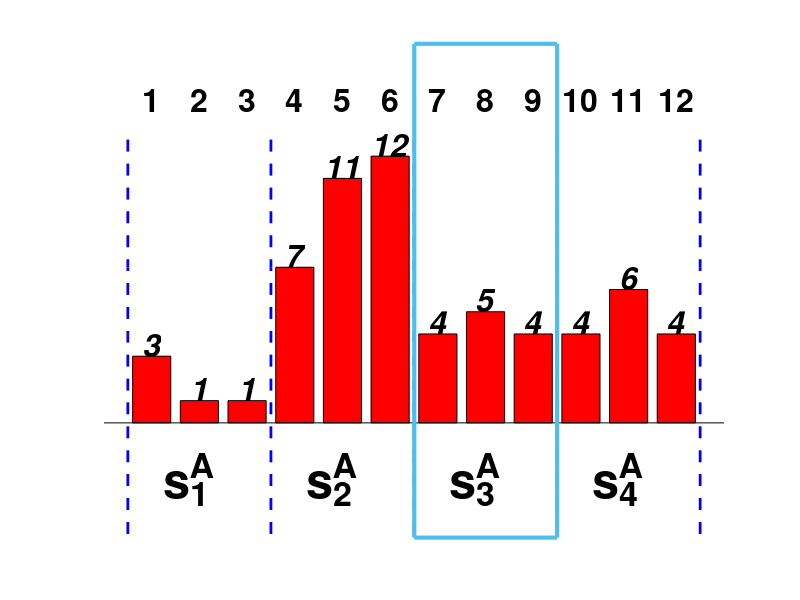
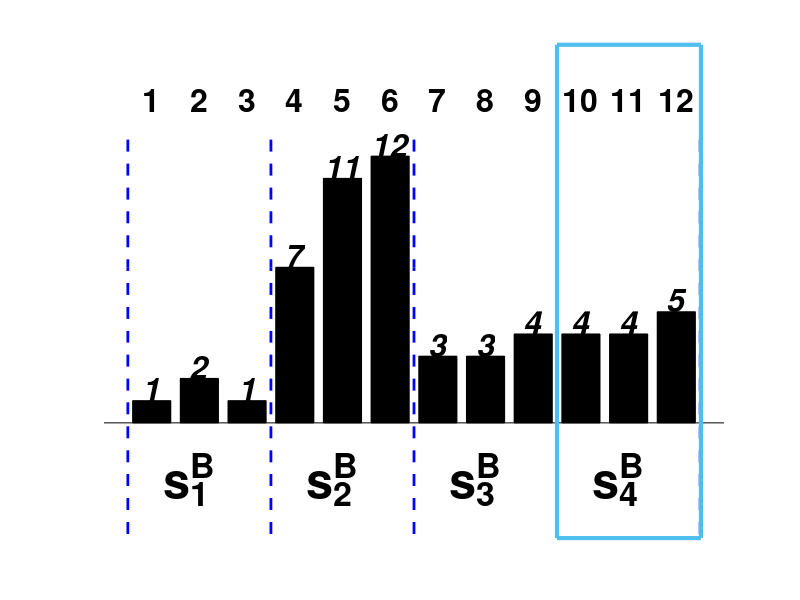
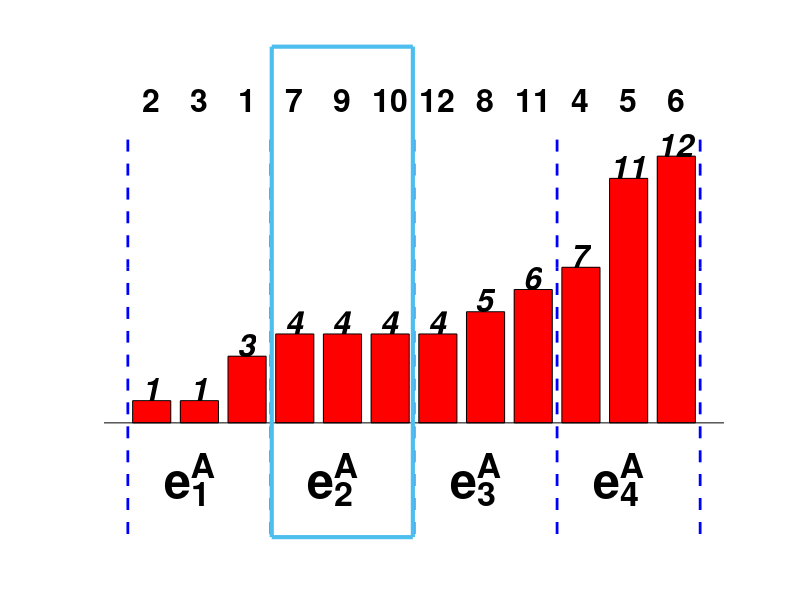
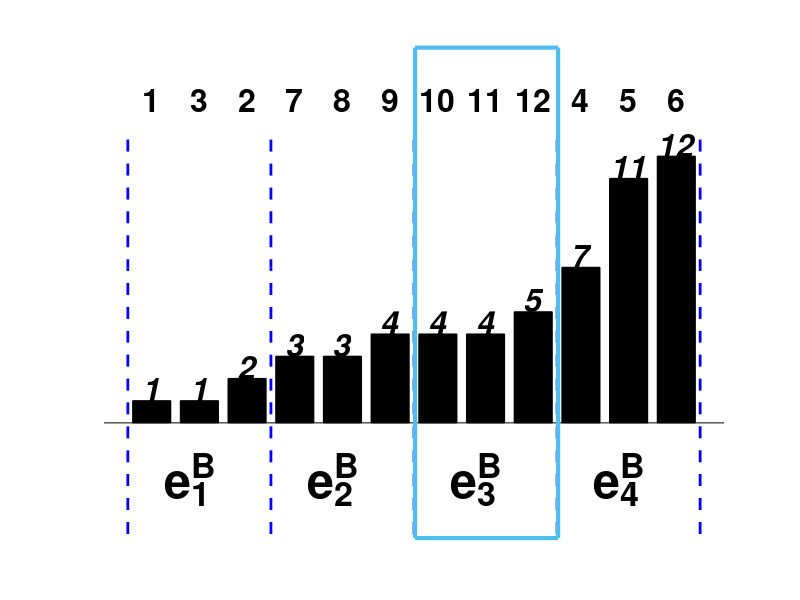

The MATLAB source for these figures, in order:
clear all; close all; clc

textSize = 35;
noteSize = 23;

% Original RSS Sequence
rssa = [-52,-54,-54,-48,-44,-43,-51,-50,-51,-51,-49,-51];
rssb = [-54,-53,-54,-48,-44,-43,-52,-52,-51,-51,-51,-50];

rssa = rssa - min(rssa)+1;
rssb = rssb - min(rssb)+1;
xliml = -1;
xlimr = 12;
ylimd = -5;
ylimu = 15;
range = ylimd:3:ylimu;

figure1=figure(1);
bar(0:length(rssa)-1, rssa, 'r', 'grouped')
hold on
ori_ind = [1,2,3,4,5,6,7,8,9,10,11,12];
hold on
plot(ones(1,length(range))*-0.5, range, 'b--', 'LineWidth', 2)
hold on
plot(ones(1,length(range))*(-0.5+length(rssa)/4), range, 'b--', 'LineWidth', 2)
hold on
plot(ones(1,length(range))*(-0.5+length(rssa)/4*2), range, 'b--', 'LineWidth', 2)
hold on
plot(ones(1,length(range))*(-0.5+length(rssa)/4*3), range, 'b--', 'LineWidth', 2)
hold on
plot(ones(1,length(range))*(-0.5+length(rssa)), range, 'b--', 'LineWidth', 2)
hold on
for i=1:length(ori_ind)
    text((i-1),14,strcat(num2str(ori_ind(i))), 'FontSize',noteSize, 'FontWeight','bold', 'HorizontalAlignment', 'center', 'VerticalAlignment', 'bottom');
    text((i-1),rssa(i),strcat(num2str(rssa(i))), 'FontSize',noteSize, 'FontWeight','bold', 'HorizontalAlignment', 'center', 'VerticalAlignment', 'bottom','FontAngle','italic');
    hold on
end
for p = 1:4
    txt = ['s^A_' num2str(p)];
    text((p-1)*(length(rssa)/4)+0.25, ylimd+2.5, txt, 'FontSize',textSize, 'FontWeight','bold');
    hold on
end
xlim([xliml xlimr])
ylim([ylimd ylimu+2])
set(gca,'xtick',[],'xticklabel',[],'ytick',[],'yticklabel',[])
set(gca,'xcolor', 'none', 'ycolor', 'none');

% 创建 rectangle
annotation(figure1,'rectangle',...
    [0.517857142857143 0.103968253968254 0.178571428571428 0.823015873015873],...
    'Color',[0.301960784313725 0.745098039215686 0.933333333333333],...
    'LineWidth',3);
print('ind_a','-depsc')

figure2=figure(2);
bar(0:length(rssb)-1, rssb, 'k', 'grouped')
hold on
ori_ind = [1,2,3,4,5,6,7,8,9,10,11,12];
hold on
plot(ones(1,length(range))*-0.5, range, 'b--', 'LineWidth', 2)
hold on
plot(ones(1,length(range))*(-0.5+length(rssb)/4), range, 'b--', 'LineWidth', 2)
hold on
plot(ones(1,length(range))*(-0.5+length(rssb)/4*2), range, 'b--', 'LineWidth', 2)
hold on
plot(ones(1,length(range))*(-0.5+length(rssb)/4*3), range, 'b--', 'LineWidth', 2)
hold on
plot(ones(1,length(range))*(-0.5+length(rssb)), range, 'b--', 'LineWidth', 2)
hold on
for i=1:length(ori_ind)
    text((i-1),14,strcat(num2str(ori_ind(i))), 'FontSize',noteSize, 'FontWeight','bold', 'HorizontalAlignment', 'center', 'VerticalAlignment', 'bottom');
    text((i-1),rssb(i),strcat(num2str(rssb(i))), 'FontSize',noteSize, 'FontWeight','bold', 'HorizontalAlignment', 'center', 'VerticalAlignment', 'bottom','FontAngle','italic');
    hold on
end
for p = 1:4
    txt = ['s^B_' num2str(p)];
    text((p-1)*(length(rssa)/4)+0.25, ylimd+2.5, txt, 'FontSize',textSize, 'FontWeight','bold');
    hold on
end
xlim([xliml xlimr])
ylim([ylimd ylimu+2])
set(gca,'xtick',[],'xticklabel',[],'ytick',[],'yticklabel',[])
set(gca,'xcolor', 'none', 'ycolor', 'none');

% 创建 rectangle
annotation(figure2,'rectangle',...
    [0.696238095238095 0.103174603174604 0.179952380952381 0.822222222222222],...
    'Color',[0.301960784313725 0.745098039215686 0.933333333333333],...
    'LineWidth',3);
print('ind_b','-depsc')

% Index
inda=[2, 3, 1, 7, 9, 10, 12, 8, 11, 4, 5, 6];
indb=[1, 3, 2, 7, 8, 9, 10, 11, 12, 4, 5, 6];

% sorting
figure3=figure(3);
rssa=sort(rssa);
bar(0:length(rssa)-1, rssa, 'r', 'grouped')
hold on
plot(ones(1,length(range))*-0.5, range, 'b--', 'LineWidth', 2)
hold on
plot(ones(1,length(range))*(-0.5+length(rssa)/4), range, 'b--', 'LineWidth', 2)
hold on
plot(ones(1,length(range))*(-0.5+length(rssa)/4*2), range, 'b--', 'LineWidth', 2)
hold on
plot(ones(1,length(range))*(-0.5+length(rssa)/4*3), range, 'b--', 'LineWidth', 2)
hold on
plot(ones(1,length(range))*(-0.5+length(rssa)), range, 'b--', 'LineWidth', 2)
hold on
for i=1:length(ori_ind)
    text((i-1),rssa(i),strcat(num2str(rssa(i))), 'FontSize',noteSize, 'FontWeight','bold', 'HorizontalAlignment', 'center', 'VerticalAlignment', 'bottom','FontAngle','italic');
    text((i-1),14,strcat(num2str(inda(i))), 'FontSize',noteSize, 'FontWeight','bold', 'HorizontalAlignment', 'center', 'VerticalAlignment', 'bottom');
    hold on
end
for p = 1:4
    txt = ['e^A_' num2str(p)];
    text((p-1)*(length(rssa)/4)+0.25, ylimd+2.5, txt, 'FontSize',textSize, 'FontWeight','bold');
    hold on
end
xlim([xliml xlimr])
ylim([ylimd ylimu+2])
set(gca,'xtick',[],'xticklabel',[],'ytick',[],'yticklabel',[])
set(gca,'xcolor', 'none', 'ycolor', 'none');

% 创建 rectangle
annotation(figure3,'rectangle',...
    [0.339690476190475 0.104761904761905 0.176380952380952 0.817460317460318],...
    'Color',[0.301960784313725 0.745098039215686 0.933333333333333],...
    'LineWidth',3);

print('sort_ind_a','-depsc')


figure4=figure(4);
rssb=sort(rssb);
bar(0:length(rssb)-1, rssb, 'k', 'grouped')
hold on
hold on
plot(ones(1,length(range))*-0.5, range, 'b--', 'LineWidth', 2)
hold on
plot(ones(1,length(range))*(-0.5+length(rssb)/4), range, 'b--', 'LineWidth', 2)
hold on
plot(ones(1,length(range))*(-0.5+length(rssb)/4*2), range, 'b--', 'LineWidth', 2)
hold on
plot(ones(1,length(range))*(-0.5+length(rssb)/4*3), range, 'b--', 'LineWidth', 2)
hold on
plot(ones(1,length(range))*(-0.5+length(rssb)), range, 'b--', 'LineWidth', 2)
hold on
for i=1:length(ori_ind)
    text((i-1),rssb(i),strcat(num2str(rssb(i))), 'FontSize',noteSize, 'FontWeight','bold', 'HorizontalAlignment', 'center', 'VerticalAlignment', 'bottom','FontAngle','italic');
    text((i-1),14,strcat(num2str(indb(i))), 'FontSize',noteSize, 'FontWeight','bold', 'HorizontalAlignment', 'center', 'VerticalAlignment', 'bottom');
    hold on
end
for p = 1:4
    txt = ['e^B_' num2str(p)];
    text((p-1)*(length(rssb)/4)+0.25, ylimd+2.5, txt, 'FontSize',textSize, 'FontWeight','bold');
    hold on
end
xlim([xliml xlimr])
ylim([ylimd ylimu+2])
set(gca,'xtick',[],'xticklabel',[],'ytick',[],'yticklabel',[])
set(gca,'xcolor', 'none', 'ycolor', 'none');

% 创建 rectangle
annotation(figure4,'rectangle',...
    [0.518857142857143 0.103174603174603 0.178761904761905 0.817460317460318],...
    'Color',[0.301960784313725 0.745098039215686 0.933333333333333],...
    'LineWidth',3);
print('sort_ind_b','-depsc')
